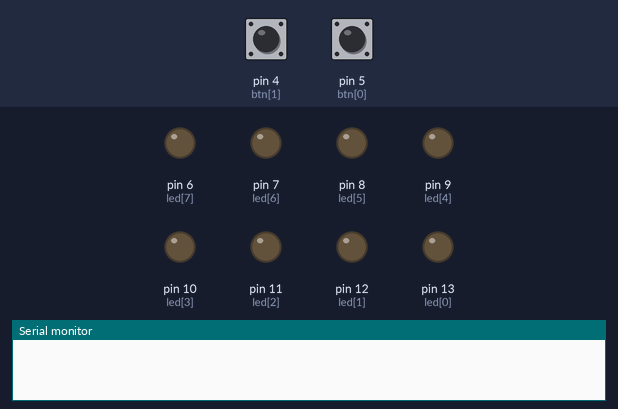
Simulated run of this sketch. Board: Arduino Uno, built with avr-gcc and run on an emulated ATmega328P. Parts: output pins drawn as LEDs (lit = HIGH), the last lines printed to the serial monitor. Dashed ring = blinking. Inputs (shaded band) come from the test bench; at power-on: pin 5 (btn[0]) LOW, pin 4 (btn[1]) LOW.

Above: at 1.2 s.
1.3 s: pin 5 (btn[0]) pulled HIGH for 1 s
At 2.2 s:
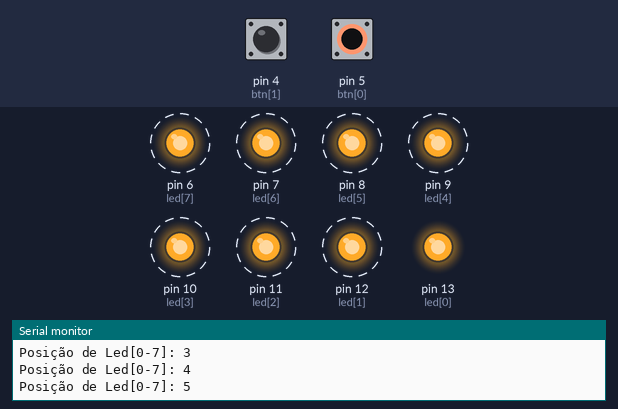
3.8 s: pin 4 (btn[1]) pulled HIGH for 0.15 s
At 4.8 s:
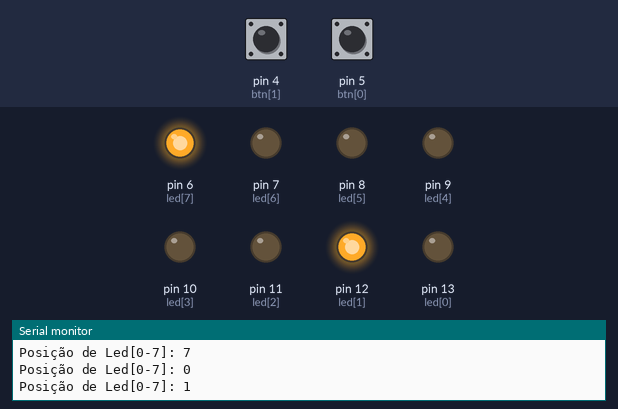
5.4 s: pin 5 (btn[0]) pulled HIGH for 0.15 s
At 6.0 s:
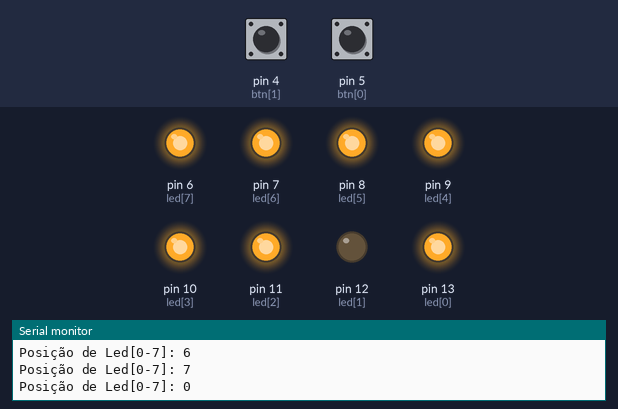
7.0 s: pin 4 (btn[1]) pulled HIGH for 0.15 s
At 8.3 s:
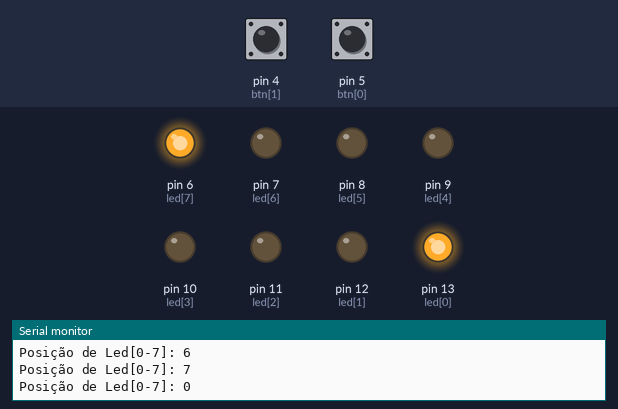
8.6 s: pin 4 (btn[1]) pulled HIGH for 1 s
At 10.3 s:
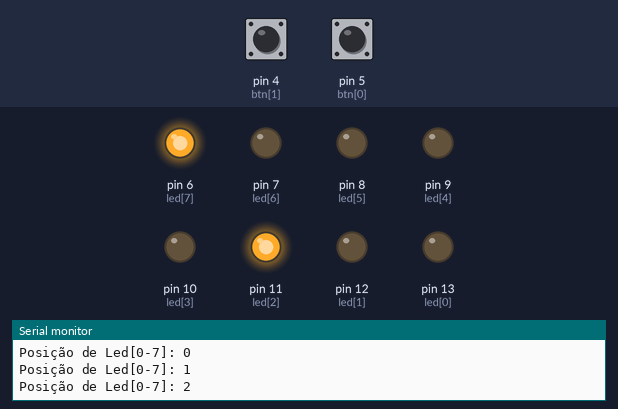
11.1 s: pin 5 (btn[0]) pulled HIGH for 0.15 s
At 11.5 s:
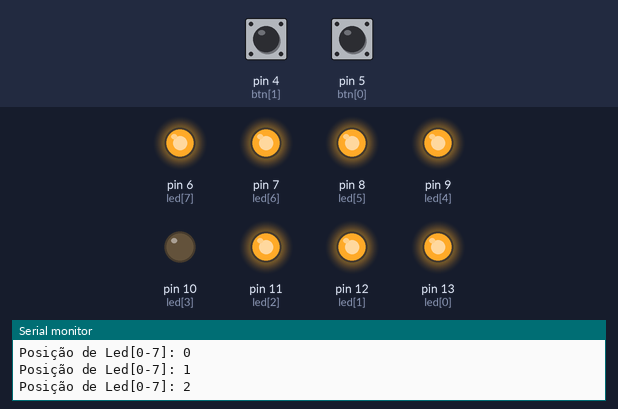
Timing chart, 0 to 13.7 s (numbered marks = the images above; inputs shaded):
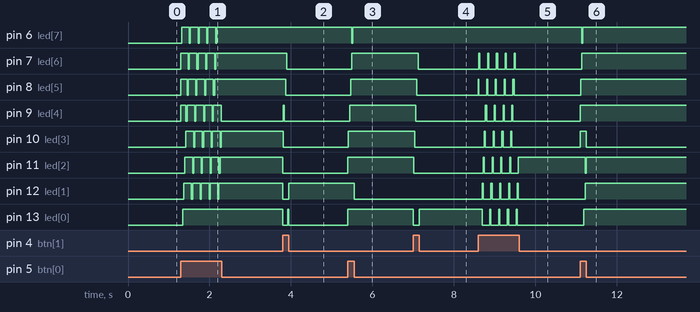

Measured:
- after the input at 1.3 s, pin 6 (led[7]), pin 7 (led[6]): alternates HIGH for 0.19 s and LOW for 0.03 s, 9 changes in all, then stays HIGH, starting at once
- after the input at 3.8 s, pin 7 (led[6]): HIGH → LOW after 0.09 s; pin 8 (led[5]): HIGH → LOW after 0.07 s; pin 9 (led[4]): LOW → HIGH at once, → LOW 0.03 s later; pin 10 (led[3]), pin 11 (led[2]): HIGH → LOW at once; pin 12 (led[1]): HIGH → LOW at once, → HIGH 0.15 s later
- after the input at 5.4 s, pin 6 (led[7]): HIGH → LOW after 0.09 s, → HIGH 0.03 s later; pin 7 (led[6]): LOW → HIGH after 0.09 s; pin 8 (led[5]): LOW → HIGH after 0.07 s; pin 9 (led[4]), pin 10 (led[3]), pin 11 (led[2]), pin 13 (led[0]): LOW → HIGH at once; pin 12 (led[1]): HIGH → LOW after 0.15 s
- after the input at 7.0 s, pin 7 (led[6]): HIGH → LOW after 0.12 s; pin 8 (led[5]): HIGH → LOW after 0.09 s; pin 9 (led[4]): HIGH → LOW after 0.07 s; pin 10 (led[3]), pin 11 (led[2]): HIGH → LOW at once; pin 13 (led[0]): HIGH → LOW at once, → HIGH 0.15 s later
- after the input at 8.6 s, pin 7 (led[6]), pin 8 (led[5]): alternates HIGH for 0.03 s and LOW for 0.19 s, 10 changes in all, then stays LOW, starting at once
- after the input at 11.1 s, pin 6 (led[7]): HIGH → LOW at once, → HIGH 0.03 s later; pin 7 (led[6]), pin 8 (led[5]), pin 9 (led[4]): LOW → HIGH at once; pin 10 (led[3]): LOW → HIGH at once, → LOW 0.15 s later; pin 11 (led[2]): HIGH → LOW after 0.12 s, → HIGH 0.03 s later; pin 12 (led[1]): LOW → HIGH after 0.12 s

The sketch:

_ex7_.ino
```cpp
//------Vetores e Laços--------------
/*
Na questão anterior, o acionamento do LED indicador
foi controlado pelo valor analógico de um potenciômetro.
Faça a mesma funcionalidade, agora controlando com
dois botões digitais: a cada pulso no botão[1],
o LED ativo desloca-se para a direita (+1),
e a cada pulso no botão[0], o LED ativo desloca-se
para a esquerda (-1).
*/


//Variáveis Globais
const byte led[8] = {13, 12, 11, 10, 9, 8, 7, 6};  //Pinos LEDS
const byte btn[2] = {5, 4}; //Pinos Buttons

void setup() {
  for(byte dl = 0; dl <= 7; dl++){ //Declaração de LEDS
    pinMode(led[dl], OUTPUT);
  }
  for(byte db = 0; db <= 1; db++){ //Declaração de Buttons
    pinMode(btn[db], INPUT);
  }
  Serial.begin(9600); //Iniciar Simulador
}
void loop(){
    for(int i = -1; i <= 6; i++){
      if(digitalRead(btn[1]) == true){
        digitalWrite(led[i], LOW);
        digitalWrite(led[i + 1], HIGH);
        //Monitorar a posição do led
        Serial.print("Posição de Led[0-7]: ");
        Serial.println(i + 1);
      }
    }
    for(int i = 1; i <= 8; i++){
      if(digitalRead(btn[0]) == true){
        digitalWrite(led[i], LOW);
        digitalWrite(led[i - 1], HIGH);
        Serial.print("Posição de Led[0-7]: ");
        Serial.println(i - 1);
      }
    }
}
```
